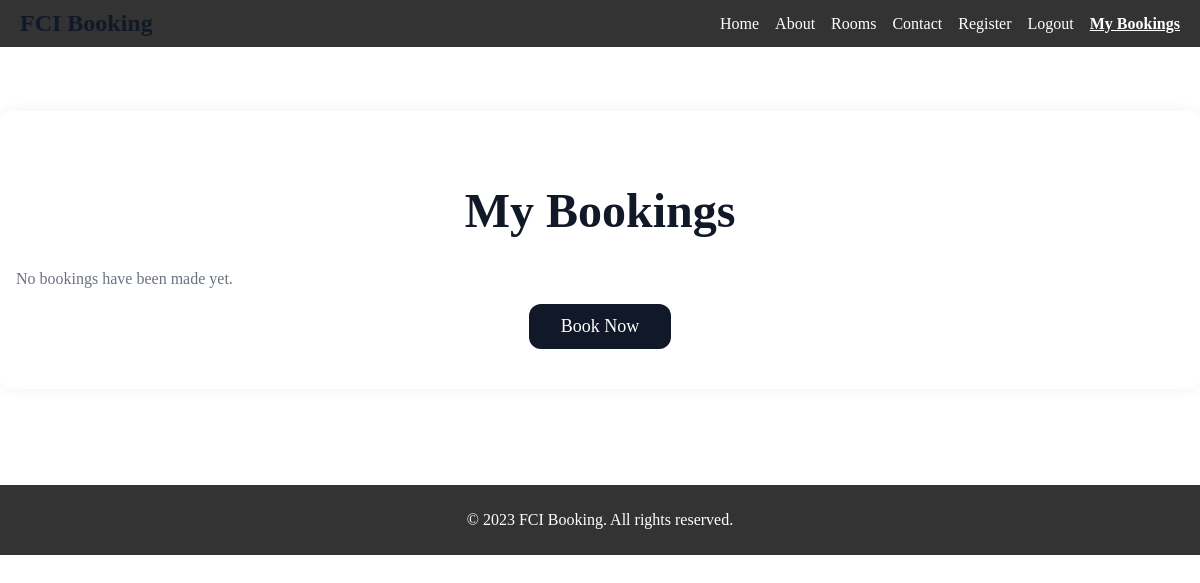
/my-bookings (signed in), run on an earlier commit of the app's database.
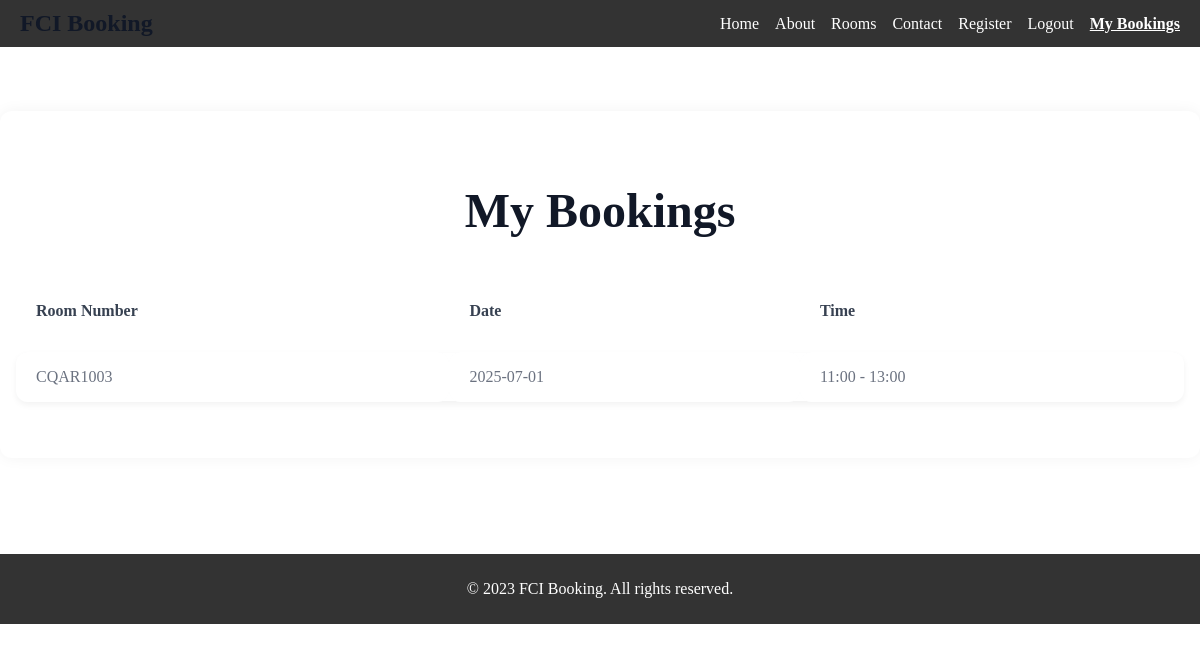
And on a later commit of the database.
### tables this page shows
CREATE TABLE bookings (
            id INTEGER PRIMARY KEY AUTOINCREMENT,
            username TEXT,
            room_number TEXT,
            date TEXT, time TEXT, start_time TEXT, end_time TEXT,
            FOREIGN KEY(username) REFERENCES users(username)
         );

### app.py (the view)
@app.route('/my-bookings', methods=['GET'])
def my_bookings():
    if 'username' not in session:
        flash('Please login to view your bookings.', 'error')
        return redirect('/login')
    username = session['username']
    conn = sqlite3.connect("booking_database.db")
    cursor = conn.cursor()
    cursor.execute("""
        SELECT room_number, date, start_time, end_time FROM bookings WHERE username = ? ORDER BY date, start_time""", (username,))
    bookings = cursor.fetchall()
    conn.close()
    bookings_list = [
        {
            'room_number': b[0],
            'date': b[1],
            'start_time': b[2],
            'end_time': b[3]
        } for b in bookings
    ]
    return render_template('my_bookings.html', bookings=bookings_list)

### templates/my_bookings.html (shortened to what this page needs)
<!DOCTYPE html>
<html lang="en">
<head>
    <link rel="stylesheet" href="../static/css/style.mybookings.css" />
</head>
<body>
    <header>
        <h1>FCI Booking</h1>
        <nav>
            <ul style="list-style:none; display:flex; gap:16px; justify-content:center; padding:0;">
                <li><a href="/index">Home</a></li>
                <li><a href="/about">About</a></li>
                <li><a href="/rooms">Rooms</a></li>
                <li><a href="/contacts">Contact</a></li>
                <li><a href="/register">Register</a></li>
                {% if session.username %}
                    <li><a href="/logout">Logout</a></li>
                    <li><a href="/my-bookings" style="font-weight:700; text-decoration:underline;">My Bookings</a></li>
                {% else %}
                    <li><a href="/login">Login</a></li>
                {% endif %}
            </ul>
        </nav>
    </header>
    <main>
        <div class="container">
            <h1>My Bookings</h1>
            {% if bookings %}
            <table role="table" aria-label="User's bookings">
                <thead>
                    <tr>
                        <th scope="col">Room Number</th>
                        <th scope="col">Date</th>
                        <th scope="col">Time</th>
                    </tr>
                </thead>
                <tbody>
                    {% for booking in bookings %}
                    <tr>
                        <td>{{ booking.room_number }}</td>
                        <td>{{ booking.date }}</td>
                        <td>{{ booking.start_time }} - {{ booking.end_time }}</td>
                    </tr>
                    {% endfor %}
                </tbody>
            </table>
            {% else %}
            <p class="no-bookings">No bookings have been made yet.</p>
            <div style="text-align:center;">
                <a href="/book-now" class="btn-book-now" role="button">Book Now</a>
            </div>
            {% endif %}
        </div>
    </main>
    <footer>
        <p>&copy; 2023 FCI Booking. All rights reserved.</p>
    </footer>
</body>
</html>

What changed in the data, as far as the page shows it:
added bookings: room_number "CQAR1003", date "2025-07-01", start_time "11:00", end_time "13:00"
Also different on the page:
text no longer shown: "No bookings have been made yet. Book Now"
text now shown: "Room Number Date Time"
